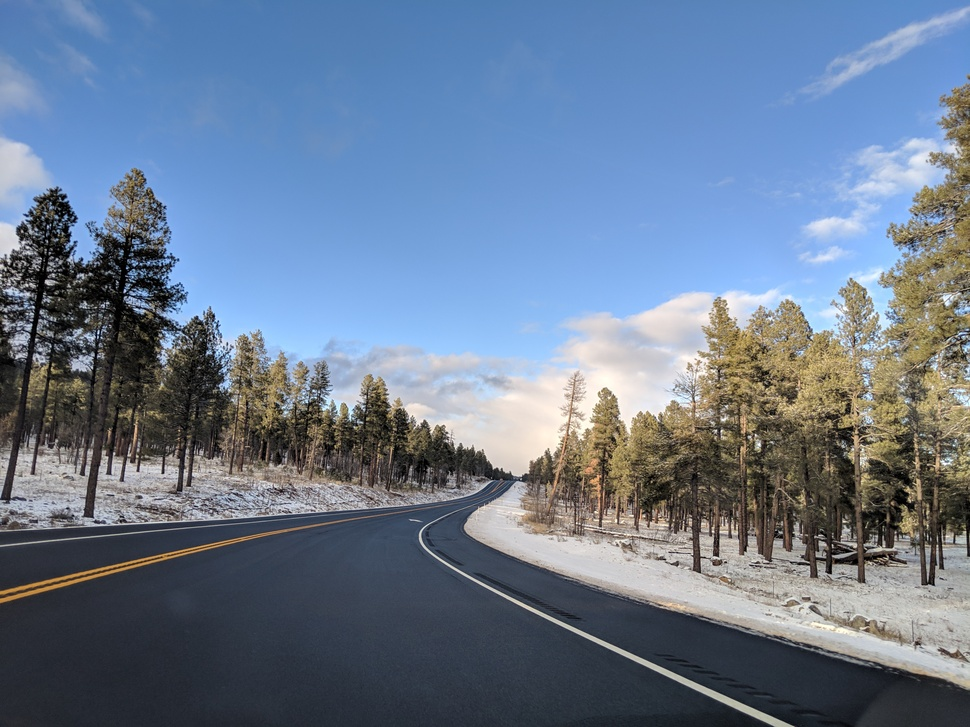
#> input picture test_image.jpg, 970 x 727 px, shrunk from 4032 x 3024 before the run
$ python -i binary_video.py   (imports and definitions only)   (older library calls are emulated)
#> lines starting #> are read from the running program, lines starting #| are printed output that depends on the picture; after the words box and inside, x2 and y2 are one past the last pixel; in counts of white or black regions, pixels touching at a corner belong together
import os
import imageio
import moviepy as mpy
import cv2
import numpy as np
import matplotlib.pyplot as plt
import matplotlib.image as mpimg
from moviepy.editor import VideoFileClip


def masking(img):

    # convert to HLS colorspace
    hls = cv2.cvtColor(img, cv2.COLOR_RGB2HLS)
#> hls: shape (727, 970, 3); mean of channels 0, 1, 2 84.9, 125.5, 84.4
    hls_blurred = cv2.GaussianBlur(hls,(5,5),cv2.BORDER_DEFAULT)
#> hls_blurred: shape (727, 970, 3); mean of channels 0, 1, 2 84.9, 125.5, 84.4
    # convert to grayscale
    gray = cv2.cvtColor(img, cv2.COLOR_RGB2GRAY)
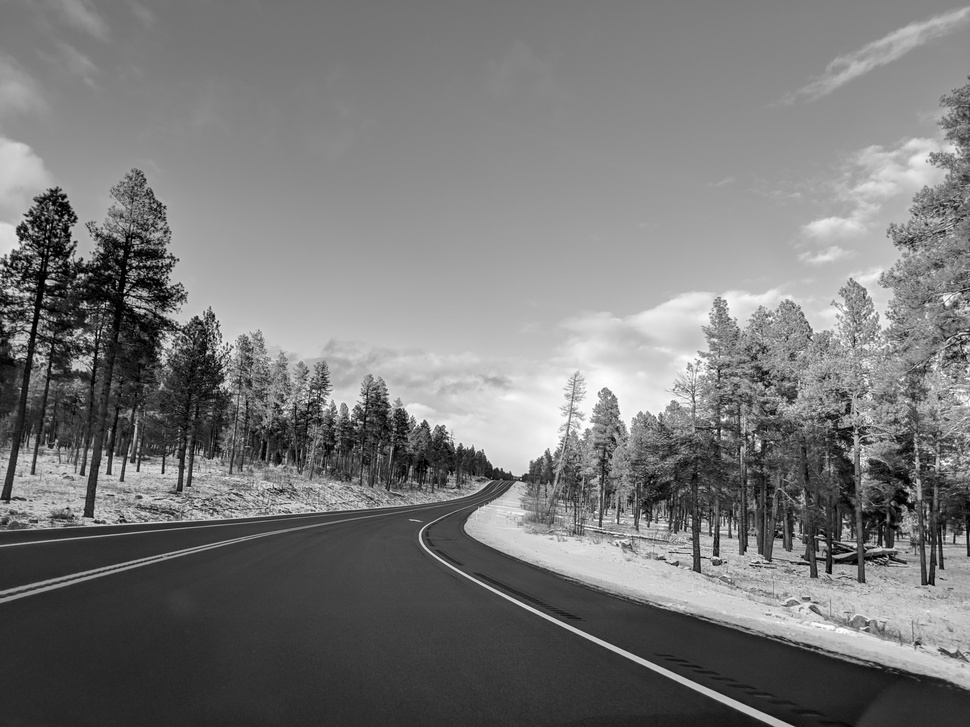
#> gray: shape (727, 970); min 0, max 255, mean 120.2
    gray_blurred = cv2.GaussianBlur(gray,(5,5),cv2.BORDER_DEFAULT)

    img_blurred = cv2.GaussianBlur(img,(5,5),cv2.BORDER_DEFAULT)


    ################ ------ LIGHTNESS IMAGE ------ ################
    # 2. Apply threshold to s channel
    l_channel = hls_blurred[:,:,1]
    # 3. Create empty array to store the binary output and apply threshold
    l_binary = np.zeros_like(l_channel)
    l_binary[(l_channel > 120) & (l_channel <= 255)] = 1


    ############## ------ PIXEL BINARY IMAGE ------ ###############
    # THIS FUNCTION WORKS ONLY ON GRAYSCALE IAMGES!!!
    # 1. apply threshold
    intensity_binary = np.zeros_like(gray_blurred)
    # 2. create a binary image
    intensity_binary[(gray_blurred > 160) & (gray_blurred <= 255)] = 1


    ################## ------ SOBEL OPERATOR ------ ################
    # 1. Applying the Sobel depending on x or y direction and getting the absolute value
    orient = 'x'
    if (orient == 'x'):
        abs_sobel = np.absolute(cv2.Sobel(gray_blurred, cv2.CV_64F, 1, 0, ksize = 5))
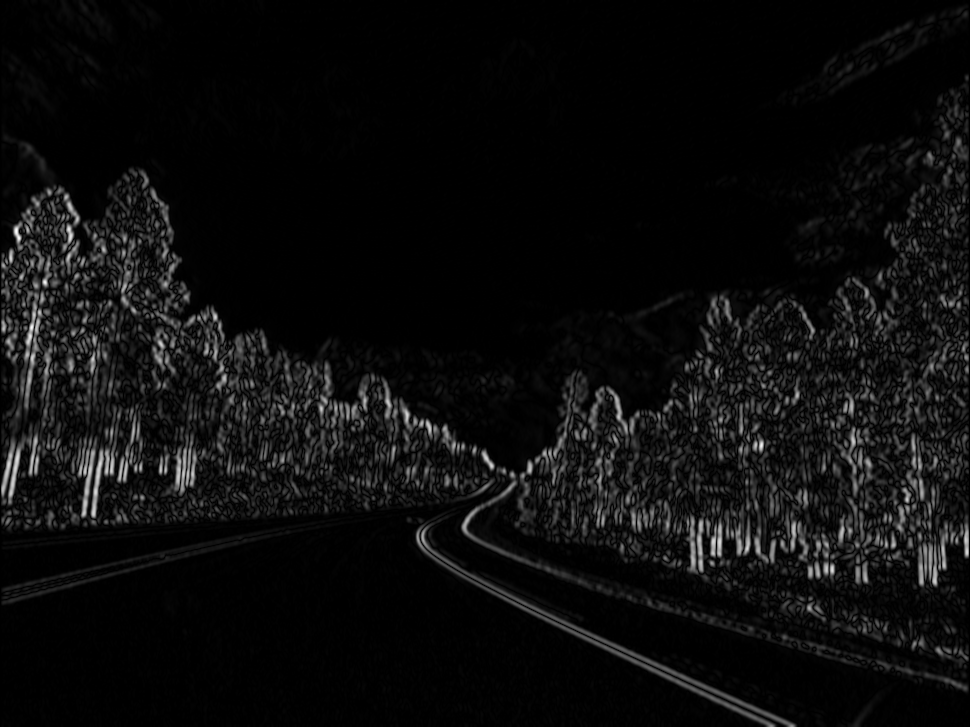
#> abs_sobel: shape (727, 970) float64; min 0, max 4429, mean 228.8; drawn with min black and max white
    if (orient == 'y'):
        abs_sobel = np.absolute(cv2.Sobel(gray_blurred, cv2.CV_64F, 0, 1, ksize = 5))
    # 2. Scaling to 8-bit and converting to np.uint8
    scaled_sobel = np.uint8(255*abs_sobel/np.max(abs_sobel))
    # 3. Create mask of '1's where the sobel magnitude is > thresh_min and < thresh_max
    sobel_image = np.zeros_like(scaled_sobel)
    sobel_image[(scaled_sobel >= 25) & (scaled_sobel <= 100)] = 1


    ############### ------ COMBINED THRESHOLD ------ ################
    # creating an empty binary image
    combined_l_or_intensity = np.zeros_like(gray_blurred)
    combined_l_or_intensity[((intensity_binary == 1) | ((l_binary == 1) | (sobel_image == 1)))] = 1
    # apply region of interest mask
    height, width = combined_l_or_intensity.shape
    mask = np.zeros_like(combined_l_or_intensity)

    # define the region as
    region = np.array([[0, height-1], [int(width/2), int(height/2)], [width-1, height-1]], dtype=np.int32)
    cv2.fillPoly(mask, [region], 1)
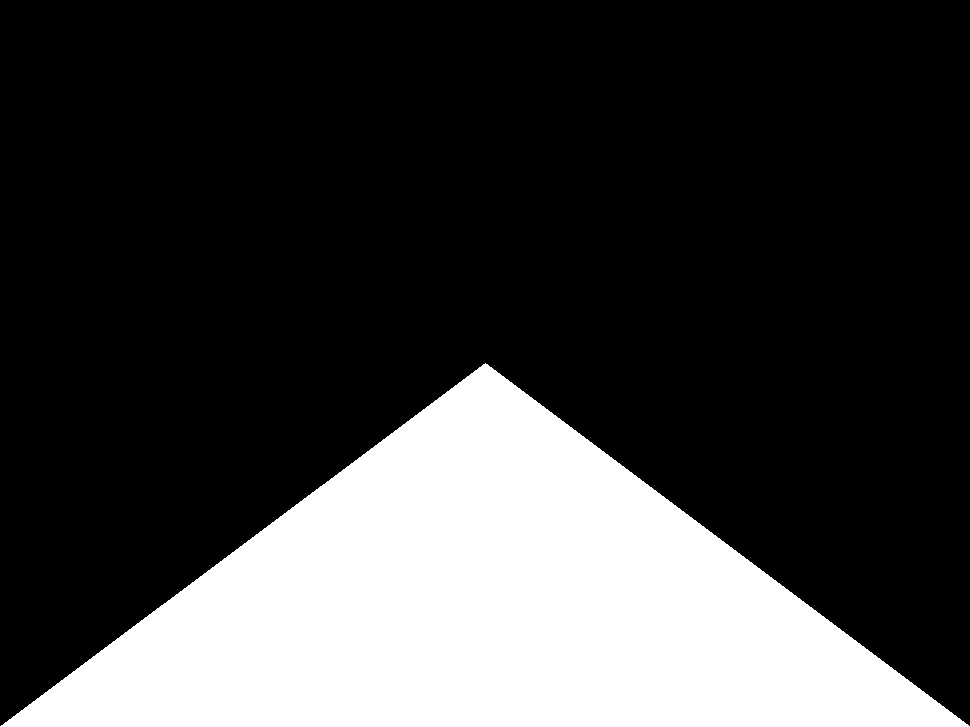
#> mask: shape (727, 970); values 0 (black) and 1 (white), 25.1% white; 1 white region, box (x1, y1, x2, y2) and area: (0, 363, 970, 727) 176904

    masked = cv2.bitwise_and(combined_l_or_intensity, mask)
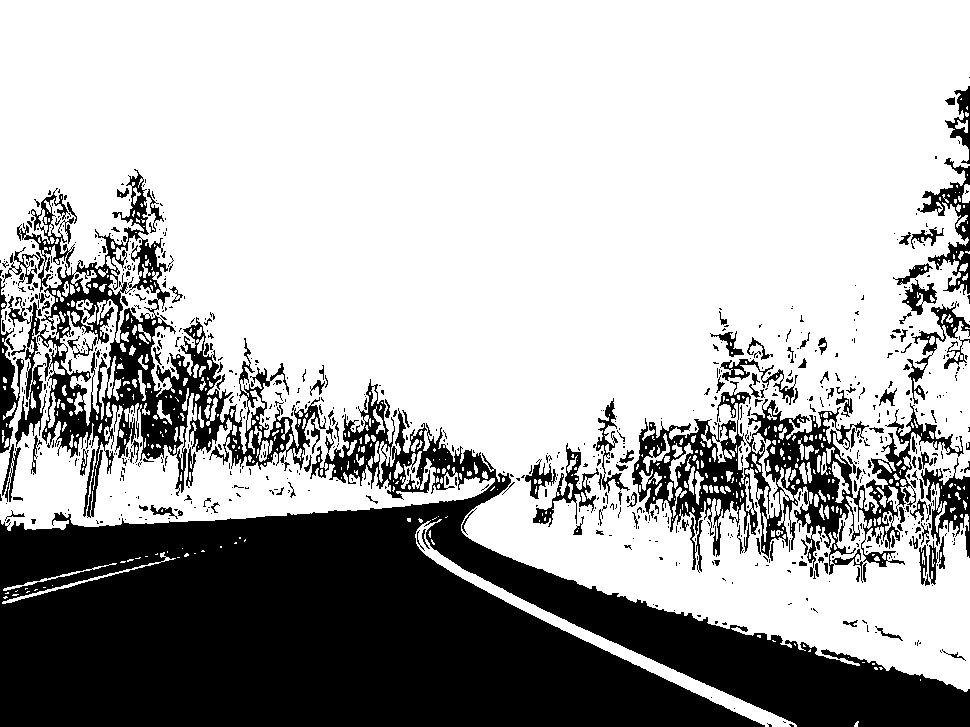
#> combined_l_or_intensity: shape (727, 970); values 0 (black) and 1 (white), 69.4% white; 880 black regions (720 under 20 px), largest, box (x1, y1, x2, y2) and area: (0, 379, 970, 727) 151560, (8, 169, 326, 518) 21216, (632, 381, 964, 583) 17501

    # copy of final image
    result = np.copy(img)

    # final image
    img2 = np.zeros_like(img)
    img2[:,:,0] = 255*masked
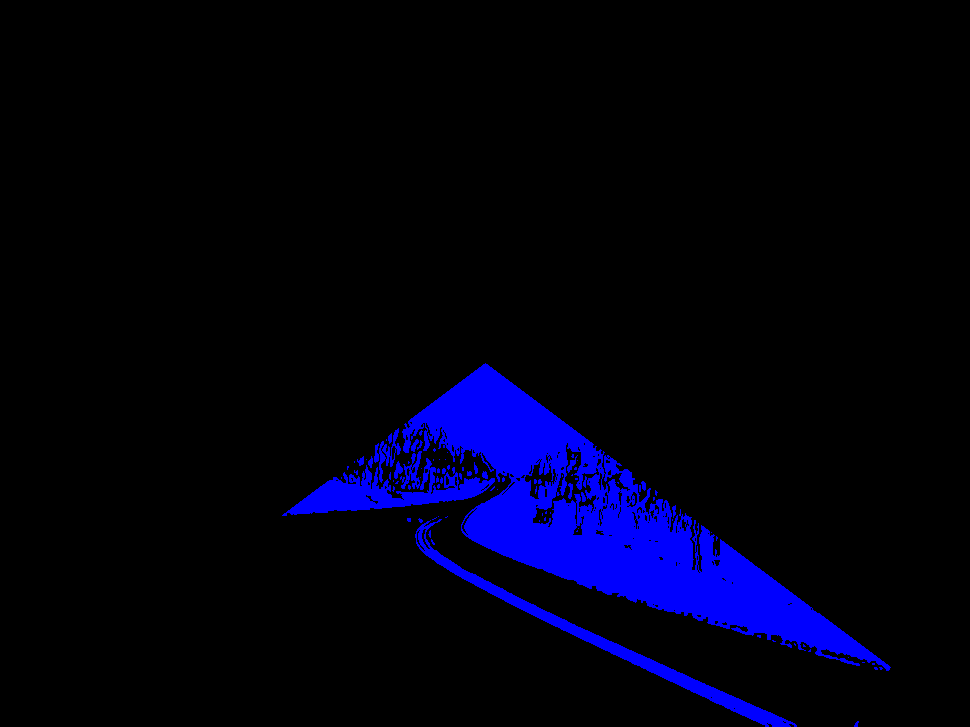
#> img2: shape (727, 970, 3); mean of channels 0, 1, 2 18.6, 0, 0; drawn as B, G, R
    img2[:,:,1] = 255*masked
    img2[:,:,2] = 255*masked
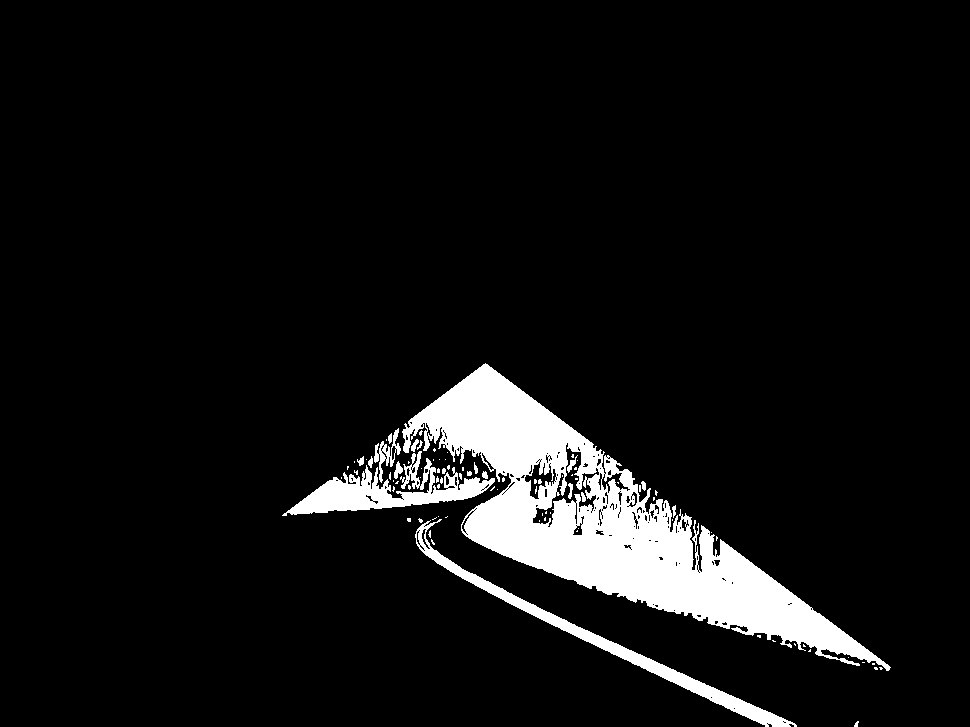
#> img2: shape (727, 970, 3); 7.3% white; 90 white regions (71 under 20 px), largest, box (x1, y1, x2, y2) and area: (402, 363, 891, 671) 40496, (415, 519, 797, 727) 4741, (282, 451, 495, 516) 4701
    result = img2

    return result


# video pipeline
video_binary_output = 'video-output.mp4'
# [1 line that did not run here, left out]

# [1 line that did not run here, left out]
# [1 line not run here, left out]

>>> import cv2
>>> picture = cv2.cvtColor(cv2.imread('test_image.jpg'), cv2.COLOR_BGR2RGB)
>>> result = masking(picture)
